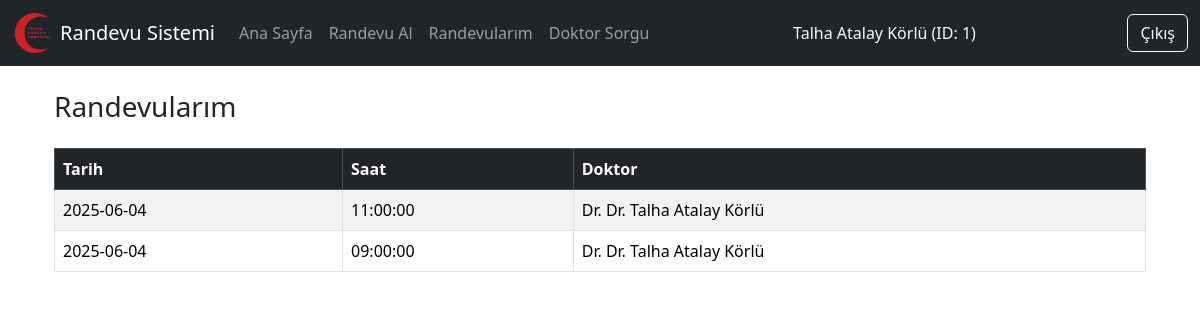
/pages/randevularim.php (signed in), run on the app's committed database.
### tables this page shows
CREATE TABLE `randevular` (
  `id` int(11) NOT NULL,
  `hasta_id` int(11) DEFAULT NULL,
  `doktor_id` int(11) DEFAULT NULL,
  `tarih` date DEFAULT NULL,
  `saat` time DEFAULT NULL
);

CREATE TABLE `doktorlar` (
  `id` int(11) NOT NULL,
  `ad` varchar(100) DEFAULT NULL
);

### pages/randevularim.php (the view, shortened to what this page needs)
<?php
include '../includes/db.php';
include '../includes/header.php';
$id = $_SESSION['hasta_id'];
$id = (int)$id;
$sql = "
    SELECT r.tarih, r.saat, d.ad AS doktor_ad
    FROM randevular r
    JOIN doktorlar d ON r.doktor_id = d.id
    WHERE r.hasta_id = $id
    ORDER BY r.tarih DESC, r.saat DESC
";
$result = $conn->query($sql);
?>
<div class="container mt-4">
    <h3 class="mb-4">Randevularım</h3>
    <?php if ($result->num_rows > 0): ?>
    <table class="table table-striped table-bordered">
        <thead class="table-dark">
            <tr>
                <th>Tarih</th>
                <th>Saat</th>
                <th>Doktor</th>
            </tr>
        </thead>
        <tbody>
            <?php while ($row = $result->fetch_assoc()): ?>
                <tr>
                    <td><?php echo htmlspecialchars($row['tarih']); ?></td>
                    <td><?php echo htmlspecialchars($row['saat']); ?></td>
                    <td>Dr. <?php echo htmlspecialchars($row['doktor_ad']); ?></td>
                </tr>
            <?php endwhile; ?>
        </tbody>
    </table>
    <?php else: ?>
        <div class="alert alert-info">Henüz randevunuz yok.</div>
    <?php endif; ?>
</div>
<?php include '../includes/footer.php'; ?>

### data on the page
randevular: tarih "2025-06-04", saat "11:00:00", doktor.ad "Dr. Talha Atalay Körlü"
randevular: tarih "2025-06-04", saat "09:00:00", doktor.ad "Dr. Talha Atalay Körlü"

### other printed values
$_SESSION['hasta_ad'] "Talha Atalay Körlü"
$_SESSION['hasta_id'] "1"
